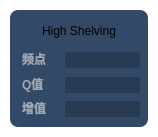
<?xml version="1.0" encoding="UTF-8"?>
<ui version="4.0">
 <class>EditPanelTip</class>
 <widget class="QWidget" name="EditPanelTip">
  <property name="geometry">
   <rect>
    <x>0</x>
    <y>0</y>
    <width>158</width>
    <height>137</height>
   </rect>
  </property>
  <property name="minimumSize">
   <size>
    <width>0</width>
    <height>0</height>
   </size>
  </property>
  <property name="maximumSize">
   <size>
    <width>16777215</width>
    <height>16777215</height>
   </size>
  </property>
  <property name="windowTitle">
   <string>Form</string>
  </property>
  <property name="styleSheet">
   <string notr="true">background:transparent;
border-image:none;</string>
  </property>
  <layout class="QGridLayout" name="gridLayout">
   <property name="leftMargin">
    <number>10</number>
   </property>
   <property name="topMargin">
    <number>10</number>
   </property>
   <property name="rightMargin">
    <number>10</number>
   </property>
   <property name="bottomMargin">
    <number>10</number>
   </property>
   <property name="spacing">
    <number>0</number>
   </property>
   <item row="0" column="0">
    <widget class="QFrame" name="frame">
     <property name="minimumSize">
      <size>
       <width>138</width>
       <height>117</height>
      </size>
     </property>
     <property name="styleSheet">
      <string notr="true">background: #324A68;
border-radius:8px;</string>
     </property>
     <property name="frameShape">
      <enum>QFrame::StyledPanel</enum>
     </property>
     <property name="frameShadow">
      <enum>QFrame::Raised</enum>
     </property>
     <widget class="FilterToolButton" name="pBt_filter">
      <property name="geometry">
       <rect>
        <x>8</x>
        <y>8</y>
        <width>122</width>
        <height>26</height>
       </rect>
      </property>
      <property name="minimumSize">
       <size>
        <width>122</width>
        <height>26</height>
       </size>
      </property>
      <property name="styleSheet">
       <string notr="true"/>
      </property>
      <property name="text">
       <string>High Shelving</string>
      </property>
      <property name="toolButtonStyle">
       <enum>Qt::ToolButtonTextBesideIcon</enum>
      </property>
     </widget>
     <widget class="QLineEdit" name="lEdit_freq">
      <property name="geometry">
       <rect>
        <x>55</x>
        <y>42</y>
        <width>75</width>
        <height>16</height>
       </rect>
      </property>
      <property name="minimumSize">
       <size>
        <width>75</width>
        <height>16</height>
       </size>
      </property>
      <property name="maximumSize">
       <size>
        <width>75</width>
        <height>16</height>
       </size>
      </property>
      <property name="styleSheet">
       <string notr="true">background-color: rgba(0, 0, 0, 0.2);
border-radius: 2px;
color: #FFFFFF;
font-family: &quot;Noto Sans S Chinese&quot;; 
font-weight: 500;
font-size: 10px;</string>
      </property>
      <property name="alignment">
       <set>Qt::AlignCenter</set>
      </property>
     </widget>
     <widget class="QLabel" name="label_2">
      <property name="geometry">
       <rect>
        <x>12</x>
        <y>66</y>
        <width>31</width>
        <height>16</height>
       </rect>
      </property>
      <property name="styleSheet">
       <string notr="true">color: #A1A8B3;
font-family: &quot;Noto Sans S Chinese&quot;; 
font-weight: 500;
font-size: 12px;</string>
      </property>
      <property name="text">
       <string>Q值</string>
      </property>
     </widget>
     <widget class="QLabel" name="label">
      <property name="geometry">
       <rect>
        <x>12</x>
        <y>41</y>
        <width>31</width>
        <height>16</height>
       </rect>
      </property>
      <property name="styleSheet">
       <string notr="true">color: #A1A8B3;
font-family: &quot;Noto Sans S Chinese&quot;; 
font-weight: 500;
font-size: 12px;</string>
      </property>
      <property name="text">
       <string>频点</string>
      </property>
     </widget>
     <widget class="QLineEdit" name="lEdit_GVal">
      <property name="geometry">
       <rect>
        <x>55</x>
        <y>91</y>
        <width>75</width>
        <height>16</height>
       </rect>
      </property>
      <property name="minimumSize">
       <size>
        <width>75</width>
        <height>16</height>
       </size>
      </property>
      <property name="maximumSize">
       <size>
        <width>75</width>
        <height>16</height>
       </size>
      </property>
      <property name="styleSheet">
       <string notr="true">background-color: rgba(0, 0, 0, 0.2);
border-radius: 2px;
color: #FFFFFF;
font-family: &quot;Noto Sans S Chinese&quot;; 
font-weight: 500;
font-size: 10px;</string>
      </property>
      <property name="alignment">
       <set>Qt::AlignCenter</set>
      </property>
     </widget>
     <widget class="QLabel" name="label_3">
      <property name="geometry">
       <rect>
        <x>12</x>
        <y>90</y>
        <width>31</width>
        <height>16</height>
       </rect>
      </property>
      <property name="styleSheet">
       <string notr="true">color: #A1A8B3;
font-family: &quot;Noto Sans S Chinese&quot;; 
font-weight: 500;
font-size: 12px;</string>
      </property>
      <property name="text">
       <string>增值</string>
      </property>
     </widget>
     <widget class="QLineEdit" name="lEdit_QVal">
      <property name="geometry">
       <rect>
        <x>55</x>
        <y>67</y>
        <width>75</width>
        <height>16</height>
       </rect>
      </property>
      <property name="minimumSize">
       <size>
        <width>75</width>
        <height>16</height>
       </size>
      </property>
      <property name="maximumSize">
       <size>
        <width>75</width>
        <height>16</height>
       </size>
      </property>
      <property name="styleSheet">
       <string notr="true">background-color: rgba(0, 0, 0, 0.2);
border-radius: 2px;
color: #FFFFFF;
font-family: &quot;Noto Sans S Chinese&quot;; 
font-weight: 500;
font-size: 10px;</string>
      </property>
      <property name="alignment">
       <set>Qt::AlignCenter</set>
      </property>
     </widget>
    </widget>
   </item>
  </layout>
 </widget>
 <customwidgets>
  <customwidget>
   <class>FilterToolButton</class>
   <extends>QToolButton</extends>
   <header>CustomControl/FilterToolButton/FilterToolButton.h</header>
  </customwidget>
 </customwidgets>
 <resources/>
 <connections/>
</ui>
